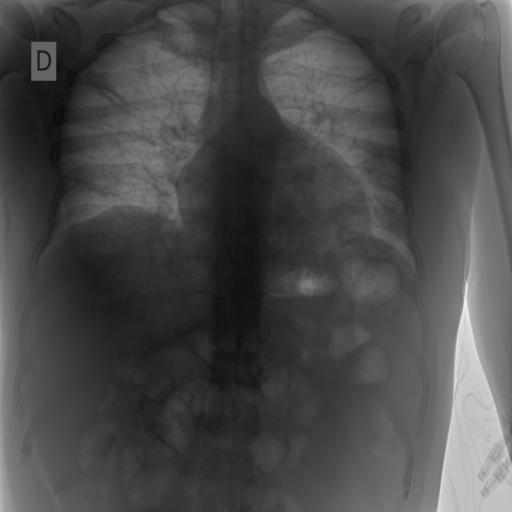
#> input picture Case Presentation 2/resized_data/train/01ef587469f2.jpg, 512 x 512 px; its folder holds 4 pictures in this run
$ python fuzzy.py
#> lines starting #> are read from the running program, lines starting #| are printed output that depends on the picture; pictures that were not available may be replaced by others from this repository, and a replacement may not be noted
import cv2
from PIL import Image
import numpy as np
import math
import time
from matplotlib import pyplot as plt
from os import listdir
import os

SIZE=512

def to_fuzzy(path, new_path):

#> called with path = 'resized_data/train/', new_path = 'to_fuzzy/train/'
    files = listdir(path)
    for file in files:
        print(new_path + file, end=' ')
        if os.path.isfile(new_path + file):
            print('existed')
            continue
        print('generating')
        n = 2 # number of rows (windows on columns)
        m = 2 # number of colomns (windows on rows)
        EPSILON = 0.00001
        #GAMMA, IDEAL_VARIANCE 'maybe' have to changed from image to another
        GAMMA = 1 # Big GAMMA >> Big mean >> More Brightness
        IDEAL_VARIANCE = 0.35 #Big value >> Big variance >> Big lamda >> more contrast

        #img_name = 'swap_data/train/0b643f69a774.jpg'
        img = cv2.imread(path+file)
        #img = cv.resize(img, (200, 200))
        layer = cv2.cvtColor(img, cv2.COLOR_BGR2GRAY)
        WIDTH = layer.shape[1]
        HEIGHT = layer.shape[0]
        x0, x1, y0, y1 = 0, WIDTH - 1, 0, HEIGHT - 1


        # split the image to windows
        # [4 lines left out: function phy, not called in this run]


        def multiplication(value1, value2):  # ExE --> R
            return phy(value1) * phy(value2)


        def norm(value):
            return abs(phy(value))


        # [5 lines left out: function scalar_multiplication, not called in this run]


        def addition(value1, value2):  # value1,value2 are in E ([-1,1])
            res = (value1 + value2) / (1 + (value1 * value2) + EPSILON)
            return res


        def subtract(value1, value2):  # value1,value2 are in E ([-1,1])
            res = (value1 - value2) / (1 - (value1 * value2) + EPSILON)
            return res


        def C(m, i):
            return math.factorial(m) / ((math.factorial(i) * math.factorial(m - i)) + EPSILON)


        # [16 lines left out: functions qx, qy, not called in this run]
            # return C(n,j)*((np.power((y-y0),j) * np.power((y1-y),n-j))/ (np.power(y1-y0,n)+EPSILON))


        def p(i, j, x, y):
            return qx(i, x) * qy(j, y)


        def mapping(img, source, dest):
            return (dest[1] - dest[0]) * ((img - source[0]) / (source[1] - source[0])) + dest[0]

        e_layer_gray = mapping(layer, (0, 255), (-1, 1))

        # [16 lines left out: function cal_ps_ws, not called in this run]
        #print('Ps and Ws calculation is in progress...')
        start = time.time()
        ps, ws = cal_ps_ws(m, n, WIDTH, HEIGHT, GAMMA)
        end = time.time()
        #print('Ps and Ws calculation has completed successfully in '+str(end-start)+' s')


        # [39 lines left out: function cal_means_variances_lamdas, not called in this run]


        #print('means, variances, lamdas and taos calculation is in progress...')
        start = time.time()
        means, variances, lamdas, taos = cal_means_variances_lamdas(ws, e_layer_gray)
        end = time.time()
        #print('means, variances, lamdas and taos calculation is finished in ' + str(end - start) + ' s')

        def window_enh(w, i, j, e_layer):
            return scalar_multiplication(lamdas[i, j], subtract(e_layer, taos[i, j]))

        # [20 lines left out: functions image_enh, one_layer_enhacement, not called in this run]

        res_img = one_layer_enhacement(e_layer_gray)

        #new_path = 'to_fuzzy/train/'
        cv2.imwrite(new_path+file, res_img)
#> pass 2 of the loop in to_fuzzy, `for file in files:`:
#> pass 3 of the loop in to_fuzzy, `for file in files:`:
#> the loop made 4 passes; the first 3 are shown
        #res_img.save(new_path+file)
        #stop

# [4 lines left out: function method1, not called in this run]

def img_stacking(path1, path2, new_path):
#> called with path1 = 'resized_data/train/', path2 = 'to_fuzzy/train/', new_path = 'stacking_data/train/'
    files1 = files = listdir(path1)
    files2 = files = listdir(path2)
    files1.sort()
    files2.sort()
    opacity = 0.6
    contrast = 1.5
    brightness = -80


    for file1, file2 in zip(files1, files2):
        if file1 != file2: print('fkk')
        img1 = cv2.imread(path1 + file1)
#> img1 is the input picture: shape (512, 512, 3); min 10, max 241, mean 73.6
        img2 = cv2.imread(path2 + file2)

        #res_img = cv2.add(img1, img2)
        img = cv2.addWeighted( img1, contrast, img2, opacity, brightness)
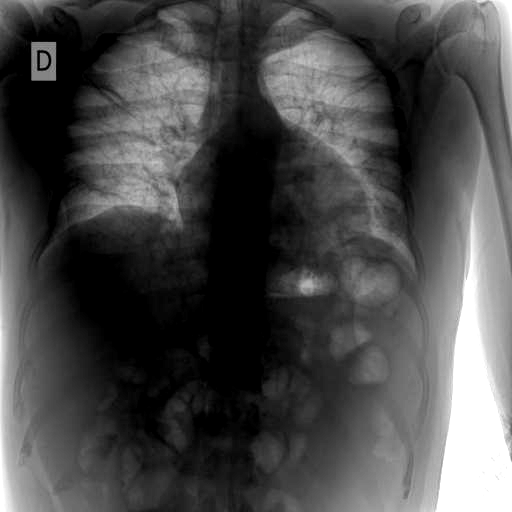
#> img: shape (512, 512, 3); min 0, max 255, mean 74.1
        #img = img1 * contrast + img2*opacity + brightness
        #img = cv2.convertScaleAbs(res_img, alpha=contrast, beta=brightness)

        img = np.clip(img, 0, 255)
        img = np.uint8(img)
        cv2.imwrite(new_path + file1, img)

        x = np.array(img)
        x = x[:,:,2]
        x = x / 255

        pix1, pix2, pix3, pix4 = 0, 0, 0, 0  # 左上，右上，左下，右下
        for i in range(int(SIZE / 8)):
            for j in range(int(SIZE / 4)):
                pix1 += x[i, j]  # 左上
                pix2 += x[i, SIZE-1 - j]  # 右上
                pix3 += x[SIZE-1 - j, i]  # 左下
                pix4 += x[SIZE-1 - j, SIZE-1 - i]  # 右下
#> after the loop, pix1 = 1236.9; pix2 = 3378; pix3 = 4318.2; pix4 = 7929.1
        #print(pix2)
        if pix1 + pix2 <= 64 * 128 * 2 / 3:  # 上面四個位置偏黑
            x = 1 - x
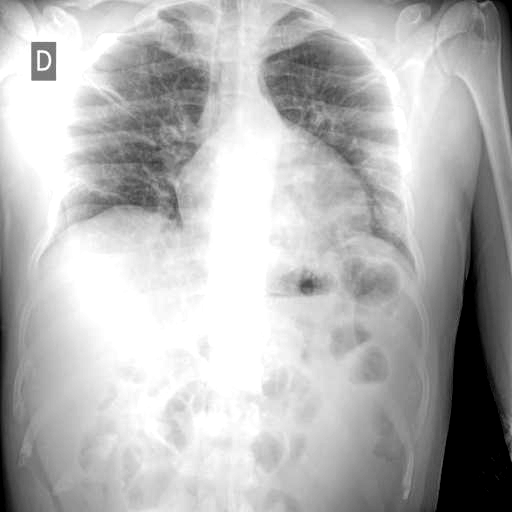
#> x: shape (512, 512) float64; min 0, max 1, mean 0.709
            #print(file1)
            #cnt += 1
            # print(im, pix1+pix2)
        elif pix3 + pix4 <= 64 * 128 * 2 / 3:  # 左右下偏黑
            x = 1 - x
            #print(file1)

        x = 1 - x

        img2 = Image.fromarray(x * 255)  # numpy轉image类
        # img2.show()

        # print(new_fullpath)
        if img2.mode != 'RGB':
            img2 = img2.convert('RGB')
        img2.save(new_path + file1)
#> pass 2 of the loop in img_stacking, `for file1, file2 in zip(files1, files2):`:
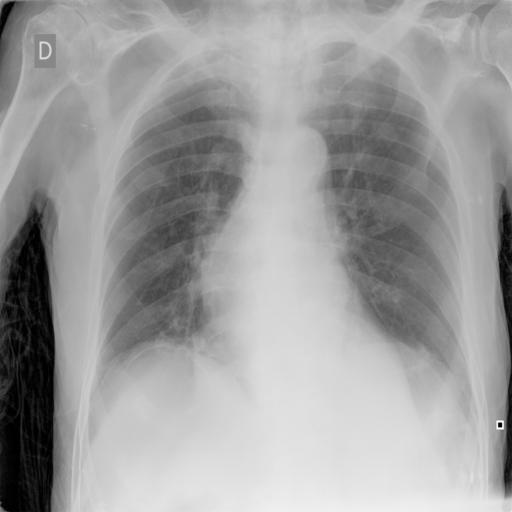
#> input picture Case Presentation 2/resized_data/train/08606767f3d3.jpg, 512 x 512 px
#> in img_stacking, img1 is the input picture: shape (512, 512, 3); min 0, max 255, mean 157.8
#> in img_stacking, `img = cv2.addWeighted( img1, contrast, img2, opacity, brightness)`:
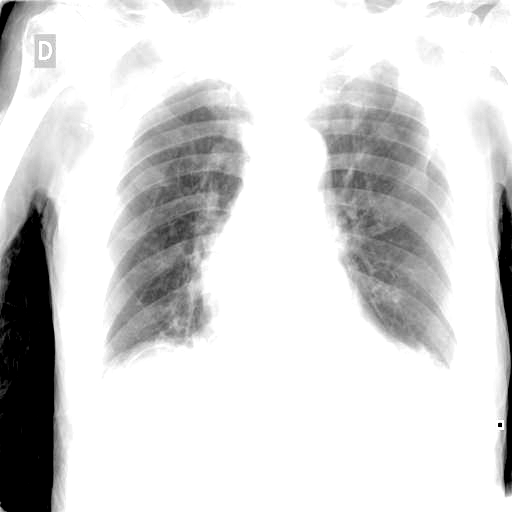
#> img: shape (512, 512, 3); min 0, max 255, mean 213.6
#> after the loop in img_stacking, `for i in range(int(SIZE / 8)):`: pix1 = 7102.9; pix2 = 8006.6; pix3 = 932.5; pix4 = 7327.8
#> in img_stacking, `x = 1 - x`:
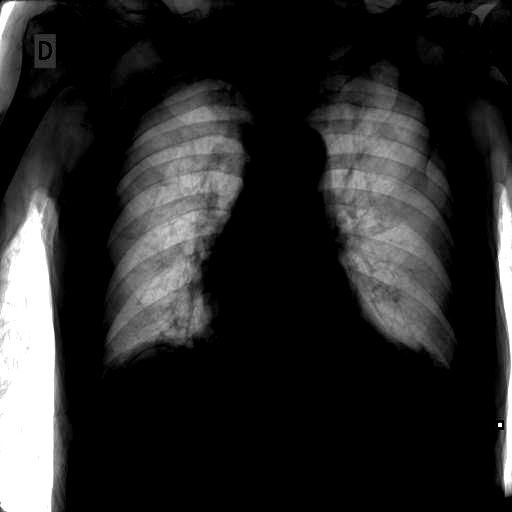
#> x: shape (512, 512) float64; min 0, max 1, mean 0.162
#> pass 3 of the loop in img_stacking, `for file1, file2 in zip(files1, files2):`:
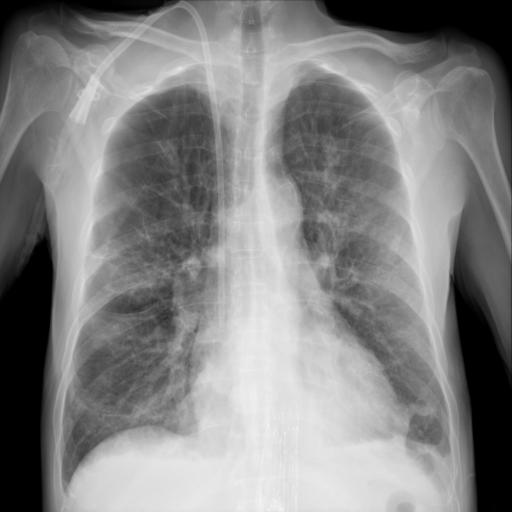
#> input picture Case Presentation 2/resized_data/train/086a9c5db3c2.jpg, 512 x 512 px
#> in img_stacking, img1 is the input picture: shape (512, 512, 3); min 0, max 243, mean 131.2
#> in img_stacking, `img = cv2.addWeighted( img1, contrast, img2, opacity, brightness)`:
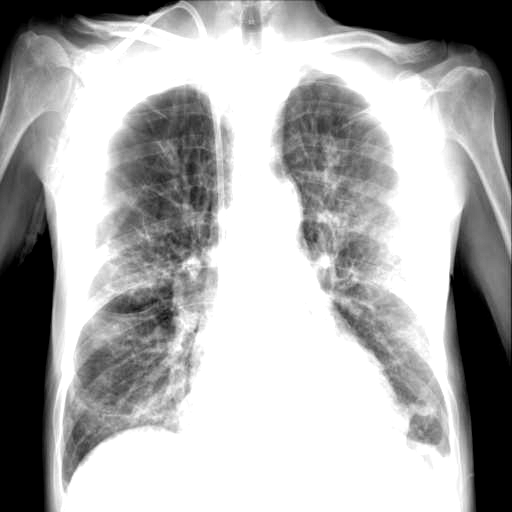
#> img: shape (512, 512, 3); min 0, max 255, mean 172.3
#> after the loop in img_stacking, `for i in range(int(SIZE / 8)):`: pix1 = 2943.2; pix2 = 973.8; pix3 = 1623.7; pix4 = 2221.2
#> in img_stacking, `x = 1 - x`:
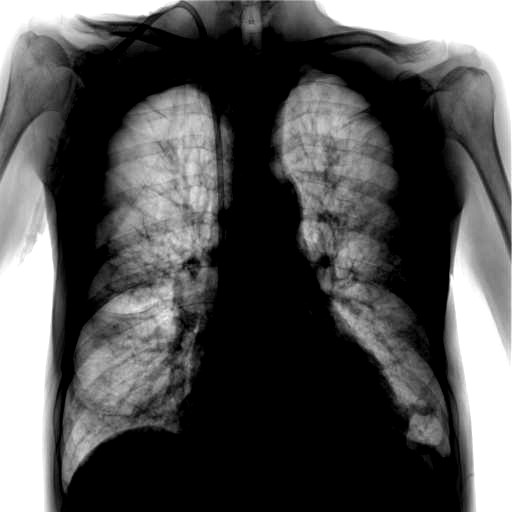
#> x: shape (512, 512) float64; min 0, max 1, mean 0.324
#> the loop made 4 passes; the first 3 are shown
        #cv2.imwrite(new_path + file1, img2)

if __name__ == '__main__':
    to_fuzzy('resized_data/train/', 'to_fuzzy/train/')
    to_fuzzy('resized_data/valid/', 'to_fuzzy/valid/')

    img_stacking('resized_data/train/', 'to_fuzzy/train/', 'stacking_data/train/')
    img_stacking('resized_data/valid/', 'to_fuzzy/valid/', 'stacking_data/valid/')
